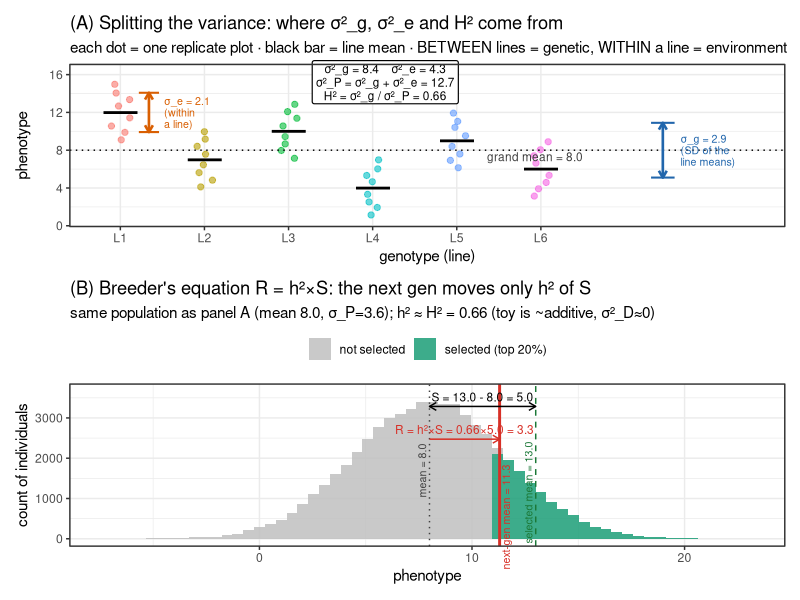
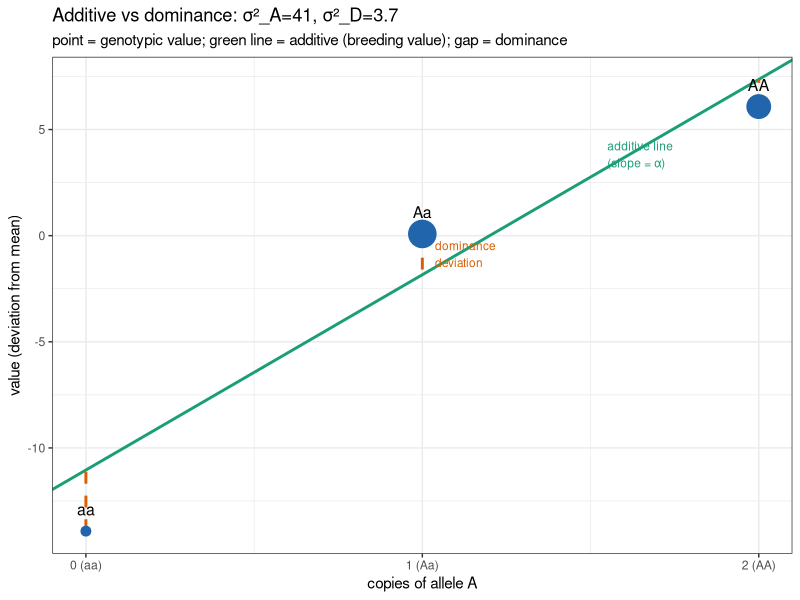

R code for these plots, in order:
#!/usr/bin/env Rscript
# Toy for Lesson 5: the variance / heritability / breeder's-equation machinery, by hand.
suppressMessages({library(ggplot2); library(patchwork)})
set.seed(7)

## ============================================================================
## (A) Variance components & broad-sense heritability from REPLICATED genotypes
## ----------------------------------------------------------------------------
## We use DETERMINISTIC replicate offsets (mean 0) instead of random noise, so
## every number the reader sees is EXACT and self-consistent: the line means
## equal gv, the grand mean is exactly 8.0, and the variance components are the
## exact 8.4 / 4.3 / 12.7 quoted in the text.
## ============================================================================
G <- 6; reps <- 8
gv  <- c(12, 7, 10, 4, 9, 6)               # genotypic value of each of 6 lines (mean 8)
off <- c(-2.9, -2.1, -1.4, -0.6, 0.6, 1.4, 2.1, 2.9)   # rep offsets: mean 0, var ~ 4.3
dat <- do.call(rbind, lapply(1:G, function(i)
  data.frame(line=paste0("L",i), gv=gv[i], y=gv[i]+off)))
gmean   <- mean(gv)                          # grand mean = 8.0 (exact)
s2g     <- var(gv)                           # BETWEEN-line variance = genetic    = 8.4
s2e     <- var(off)                          # WITHIN-line variance  = environment ~ 4.3
s2P     <- s2g + s2e                         # phenotypic variance               = 12.7
H2      <- s2g / s2P                          # broad-sense heritability          = 0.66
sdg     <- sqrt(s2g); sde_val <- sqrt(s2e)   # the SDs we draw as brackets
m1      <- gv[1]                              # L1's mean, for the within-line bracket
cat(sprintf("(A) s2g=%.1f  s2e=%.1f  s2P=%.1f  ->  H2=%.2f  (grand mean=%.1f)\n",
            s2g, s2e, s2P, H2, gmean))
pA <- ggplot(dat, aes(line, y, color=line)) +
  geom_jitter(width=.12, alpha=.6, size=1.8) +
  stat_summary(fun=mean, geom="point", shape=95, size=14, color="black") +
  geom_hline(yintercept=gmean, linetype="dotted") +
  annotate("text", x=6.5, y=gmean-0.7, label=sprintf("grand mean = %.1f", gmean),
           size=3, hjust=1, color="grey25") +
  # WITHIN-line spread = sigma_e  (capped scale bar, drawn on L1)
  annotate("segment", x=1.34, xend=1.34, y=m1-sde_val, yend=m1+sde_val,
           color="#d95f02", linewidth=0.9, arrow=arrow(ends="both", length=unit(2,"mm"))) +
  annotate("segment", x=1.22, xend=1.46, y=m1-sde_val, yend=m1-sde_val, color="#d95f02", linewidth=0.7) +
  annotate("segment", x=1.22, xend=1.46, y=m1+sde_val, yend=m1+sde_val, color="#d95f02", linewidth=0.7) +
  annotate("text", x=1.52, y=m1, hjust=0, color="#d95f02", size=2.7, lineheight=.9,
           label=sprintf("σ_e = %.1f\n(within\na line)", sde_val)) +
  # BETWEEN-line spread = sigma_g  (capped scale bar in the far-right margin,
  # centred on the grand-mean line so it clearly measures ±σ_g from it)
  annotate("segment", x=7.45, xend=7.45, y=gmean-sdg, yend=gmean+sdg,
           color="#2166AC", linewidth=0.9, arrow=arrow(ends="both", length=unit(2,"mm"))) +
  annotate("segment", x=7.31, xend=7.59, y=gmean-sdg, yend=gmean-sdg, color="#2166AC", linewidth=0.7) +
  annotate("segment", x=7.31, xend=7.59, y=gmean+sdg, yend=gmean+sdg, color="#2166AC", linewidth=0.7) +
  annotate("text", x=7.66, y=gmean, hjust=0, color="#2166AC", size=2.7, lineheight=.9,
           label=sprintf("σ_g = %.1f\n(SD of the\nline means)", sdg)) +
  # the actual numbers, on the plot
  annotate("label", x=4.15, y=15.2, hjust=0.5, size=3, fill="white", label.size=0.4, lineheight=.95,
           label=sprintf("σ²_g = %.1f    σ²_e = %.1f\nσ²_P = σ²_g + σ²_e = %.1f\nH² = σ²_g / σ²_P = %.2f",
                         s2g, s2e, s2P, H2)) +
  scale_x_discrete(expand=expansion(add=c(0.6, 2.9))) +
  coord_cartesian(ylim=c(min(dat$y)-0.4, 16.3), clip="off") +
  labs(title="(A) Splitting the variance: where σ²_g, σ²_e and H² come from",
       subtitle="each dot = one replicate plot · black bar = line mean · BETWEEN lines = genetic, WITHIN a line = environment",
       x="genotype (line)", y="phenotype") +
  theme_bw(base_size=11) + theme(legend.position="none")

## ============================================================================
## (B) One locus: split genetic variance into ADDITIVE + DOMINANCE (Falconer)
## ============================================================================
a <- 10; d <- 4; p <- 0.6; q <- 1-p          # +a (AA), d (Aa), -a (aa); p=freq(A)
alpha <- a + d*(q-p)                          # avg effect of allele substitution
M  <- a*(p-q) + 2*p*q*d                        # population mean (deviation origin = midpoint)
Gval <- c(`0`=-a, `1`=d, `2`=a) - M            # genotypic values (centered)
BV   <- (c(0,1,2) - 2*p) * alpha               # breeding values (the additive line)
Dev  <- Gval - BV                              # dominance deviations
s2A  <- 2*p*q*alpha^2
s2D  <- (2*p*q*d)^2
cat(sprintf("(B) one locus: s2A=%.1f  s2D=%.1f  ->  share additive=%.0f%%  (h2 < H2 because of dominance)\n",
            s2A, s2D, 100*s2A/(s2A+s2D)))
freq <- c(q^2, 2*p*q, p^2)
dfB <- data.frame(x=0:2, Gval=Gval, BV=BV, freq=freq,
                  lab=c("aa","Aa","AA"))
pB <- ggplot(dfB, aes(x, Gval)) +
  geom_abline(intercept=-2*p*alpha, slope=alpha, color="#1b9e77", linewidth=1) +
  geom_segment(aes(xend=x, yend=BV), color="#d95f02", linewidth=1, linetype="dashed") +
  geom_point(aes(size=freq), color="#2166AC") +
  geom_text(aes(label=lab), vjust=-1.3, size=4) +
  annotate("text", x=1.55, y=alpha*1.55-2*p*alpha+0.6, label="additive line\n(slope = α)", color="#1b9e77", size=3, hjust=0) +
  annotate("text", x=1.02, y=mean(c(dfB$Gval[2],dfB$BV[2])), label="  dominance\n  deviation", color="#d95f02", size=3, hjust=0) +
  scale_size(range=c(3,9), guide="none") +
  scale_x_continuous(breaks=0:2, labels=c("0 (aa)","1 (Aa)","2 (AA)")) +
  labs(title=sprintf("Additive vs dominance: σ²_A=%.0f, σ²_D=%.1f", s2A, s2D),
       subtitle="point = genotypic value; green line = additive (breeding value); gap = dominance",
       x="copies of allele A", y="value (deviation from mean)") +
  theme_bw(base_size=11)

## ============================================================================
## (B-of-fig23) Breeder's equation R = h2*S, reusing the SAME toy as panel A
## ----------------------------------------------------------------------------
## No new numbers: the mean, the spread, and the heritability all come straight
## from panel A's variance components (s2g, s2e, H2). We just picture them across
## a big population and select the top 20%.
## ============================================================================
muG  <- gmean                       # 8.0  (panel A's grand mean)
h2br <- H2                          # 0.66 (panel A's heritability; toy ~ additive so h2 ≈ H2)
sdP  <- sqrt(s2P)                   # 3.6  (panel A's phenotypic SD)
set.seed(11)
pop <- rnorm(60000, muG, sdP)       # imagine panel A's mean & spread across a big population
thr <- quantile(pop, 0.8)           # selection threshold: keep the best 20%
selmean <- mean(pop[pop >= thr])    # mean of the selected group
S   <- selmean - muG                # selection differential  (how special the kept ones are)
R   <- h2br * S                     # response: only the heritable fraction is passed on
muN <- muG + R                      # next generation's mean
cat(sprintf("(B) mean=%.1f sel.mean=%.1f  S=%.1f  h2=%.2f  R=%.1f  next-gen %.1f->%.1f\n",
            muG, selmean, S, h2br, R, muG, muN))
ymx <- max(hist(pop, breaks=60, plot=FALSE)$counts)
pBr <- ggplot(data.frame(pop=pop), aes(pop)) +
  geom_histogram(aes(fill = pop >= thr), bins=60, alpha=.85) +
  # the three means, as vertical reference lines
  geom_vline(xintercept=muG,     linetype="dotted", color="grey25") +
  geom_vline(xintercept=selmean, linetype="dashed", color="#1b7837") +
  geom_vline(xintercept=muN,     color="#d73027", linewidth=1) +
  # S = selected mean - population mean  (full arrow, top)
  annotate("segment", x=muG, xend=selmean, y=0.97*ymx, yend=0.97*ymx,
           arrow=arrow(length=unit(2,"mm"), ends="both"), color="black") +
  annotate("text", x=(muG+selmean)/2, y=1.04*ymx, size=3,
           label=sprintf("S = %.1f - %.1f = %.1f", selmean, muG, S)) +
  # R = h2 * S  (shorter arrow below: lands only h2 of the way)
  annotate("segment", x=muG, xend=muN, y=0.73*ymx, yend=0.73*ymx,
           arrow=arrow(length=unit(2,"mm")), color="#d73027") +
  annotate("text", x=(muG+muN)/2, y=0.80*ymx, size=3, color="#d73027",
           label=sprintf("R = h²×S = %.2f×%.1f = %.1f", h2br, S, R)) +
  # name each line (rotated, along the line)
  annotate("text", x=muG,     y=0.50*ymx, angle=90, vjust=-0.4, size=2.7, color="grey25",
           label=sprintf("mean = %.1f", muG)) +
  annotate("text", x=selmean, y=0.34*ymx, angle=90, vjust=-0.4, size=2.7, color="#1b7837",
           label=sprintf("selected mean = %.1f", selmean)) +
  annotate("text", x=muN,     y=0.16*ymx, angle=90, vjust=1.3,  size=2.7, color="#d73027",
           label=sprintf("next-gen mean = %.1f", muN)) +
  scale_fill_manual(values=c("FALSE"="grey75","TRUE"="#1b9e77"),
                    labels=c("not selected","selected (top 20%)"), name=NULL) +
  coord_cartesian(ylim=c(0, 1.08*ymx), clip="off") +
  labs(title="(B) Breeder's equation R = h²×S: the next gen moves only h² of S",
       subtitle=sprintf("same population as panel A (mean %.1f, σ_P=%.1f); h² ≈ H² = %.2f (toy is ~additive, σ²_D≈0)",
                        muG, sdP, h2br),
       x="phenotype", y="count of individuals") +
  theme_bw(base_size=11) + theme(legend.position="top")

ggsave("../figures/23_toy_variance_components.png", pA / pBr + plot_layout(heights=c(1,1)), width=9.8, height=8.4, dpi=120)
ggsave("../figures/24_toy_additive_dominance.png", pB, width=7.5, height=5.2, dpi=120)
cat("Wrote figures/23_toy_variance_components.png and 24_toy_additive_dominance.png\n")
